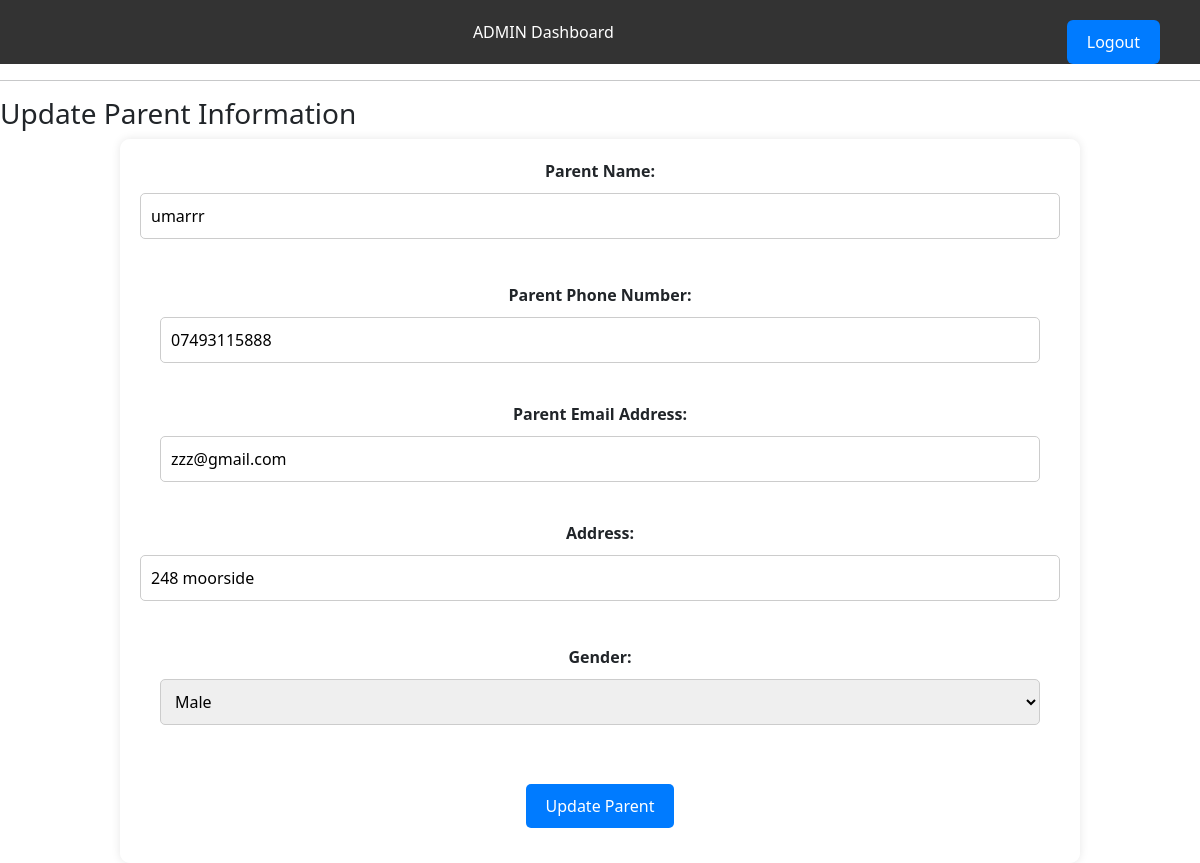
Screenshot of /php/updateparent.php?ParentID=1 with the database file from the repository.
### tables this page shows
CREATE TABLE `Parents` (
  `ParentID` int UNSIGNED NOT NULL,
  `ParentName` varchar(50) NOT NULL,
  `ParentPhoneNumber` varchar(12) NOT NULL,
  `ParentEmailAddress` varchar(100) NOT NULL,
  `Address` varchar(100) NOT NULL,
  `Gender` varchar(10) NOT NULL
);

### php/updateparent.php (the view, shortened to what this page needs)
<?php
$servername = "localhost";
$username = "root";
$password = "password";
$dbname = "RISHTON";
$link = new mysqli($servername, $username, $password, $dbname);
$newParentName = "";
$newParentPhoneNumber = "";
$newParentEmailAddress = "";
$newAddress = "";
$newGender = "";
if (isset($_GET['ParentID'])) {
    $parentID = $_GET['ParentID'];
    $sql = "SELECT ParentName, ParentPhoneNumber, ParentEmailAddress, Address, Gender FROM Parents WHERE ParentID = ?";
    $stmt = $link->prepare($sql);
    $stmt->bind_param("i", $parentID);
    $stmt->execute();
    $stmt->bind_result($parentName, $parentPhoneNumber, $parentEmailAddress, $address, $gender);
    $newParentName = $parentName;
    $newParentPhoneNumber = $parentPhoneNumber;
    $newParentEmailAddress = $parentEmailAddress;
    $newAddress = $address;
    $newGender = $gender;
}
?>
<!DOCTYPE html>
<html lang="en">
<head>
    <link rel="stylesheet" type="text/css" href="css/admin.css">
    <link rel="stylesheet" type="text/css" href="css/parent.css">
    <link href="https://cdn.jsdelivr.net/npm/bootstrap@5.3.3/dist/css/bootstrap.min.css" rel="stylesheet">
</head>
<body>
    <header class="header">
        <a href="#" id="toggle-nav">ADMIN Dashboard</a>
        <div class="logout">
            <a href="logout.php" class="btn btn-primary">Logout</a>
        </div>
    </header>
<hr>
    <h3>Update Parent Information</h3>
    <form method="post" action="<?php echo $_SERVER['PHP_SELF'];?>">
        <label>Parent Name:</label>
        <input type="text" name="newParentName" value="<?php echo $newParentName; ?>">
        <br><br>
        <label>Parent Phone Number:</label>
        <input type="tel" name="newParentPhoneNumber" pattern="[0-9]{11}" value="<?php echo $newParentPhoneNumber; ?>">
        <br><br>
        <label>Parent Email Address:</label>
        <input type="email" name="newParentEmailAddress" value="<?php echo $newParentEmailAddress; ?>">
        <br><br>
        <label>Address:</label>
        <input type="text" name="newAddress" value="<?php echo $newAddress; ?>">
        <br><br>
        <label>Gender:</label>
        <select name="newGender">
            <option value="Male" <?php if ($newGender === 'Male') echo 'selected'; ?>>Male</option>
        </select>
        <br><br>
        <input type="submit" name="submit" value="Update Parent">
    </form>
</body>
</html>

### php/css/admin.css (style rules this page uses)
* { margin: 0; padding: 0; box-sizing: border-box; }
body { font-family: Arial, sans-serif; background-color: #f0f0f0; }
.header { background-color: #333; color: #fff; padding: 20px; text-align: center; }
.header a { color: #fff; text-decoration: none; }
.logout { float: right; margin-right: 20px; }
.logout a { background-color: #007bff; color: #fff; border: none; padding: 10px 20px; font-size: 16px; cursor: pointer; }
form { background-repeat: no-repeat; background-size: 100% 100%; padding: 20px; margin: auto; width: 80%; text-align: center; }
form label { display: block; margin-bottom: 10px; }
form input[type="text"], form input[type="file"] { width: 100%; padding: 10px; border: 1px solid #ccc; margin-bottom: 20px; }
form input[type="submit"] { background-color: #007bff; color: #fff; padding: 10px 20px; border: none; border-radius: 5px; cursor: pointer; margin-top: 20px; }

### php/css/parent.css (style rules this page uses)
body { font-family: Arial, sans-serif; background-color: #f9f9f9; }
form { background-color: rgba(255, 255, 255, 0.8); padding: 20px; border-radius: 10px; box-shadow: 0 0 10px rgba(0, 0, 0, 0.1); }
form label { display: block; margin-bottom: 10px; font-weight: bold; }
form input, form select { width: calc(100% - 40px); padding: 10px; margin-bottom: 15px; border: 1px solid #ccc; border-radius: 5px; font-size: 16px; }
form input[type="submit"] { width: auto; padding: 10px 20px; background-color: #007bff; color: #fff; border: none; cursor: pointer; transition: background-color 0.3s; }

### rows the page displays
parents: newParentName "umarrr", newParentPhoneNumber "07493115888", newParentEmailAddress "zzz@gmail.com", newAddress "248 moorside", newGender "Male"
